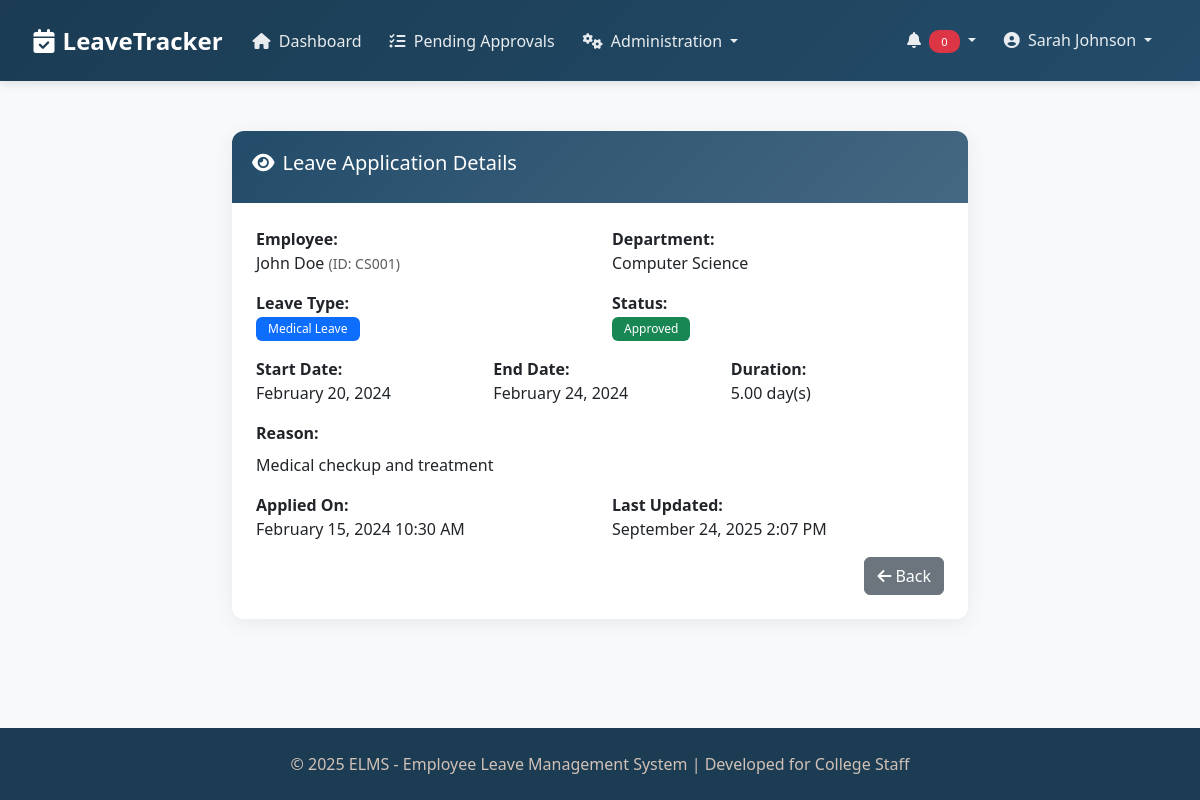
The app's page /modules/view_leave.php?id=2 (signed in) with its own data.
### tables this page shows
CREATE TABLE IF NOT EXISTS `leave_applications` (
  `id` int(11) NOT NULL AUTO_INCREMENT,
  `user_id` int(11) NOT NULL,
  `leave_type_id` int(11) NOT NULL,
  `start_date` date NOT NULL,
  `end_date` date NOT NULL,
  `days` decimal(10,2) NOT NULL,
  `reason` text NOT NULL,
  `status` enum('pending','approved','rejected','cancelled') NOT NULL DEFAULT 'pending',
  `attachment` varchar(255) DEFAULT NULL,
  `created_at` timestamp NOT NULL DEFAULT CURRENT_TIMESTAMP,
  `updated_at` timestamp NOT NULL DEFAULT CURRENT_TIMESTAMP ON UPDATE CURRENT_TIMESTAMP,
  PRIMARY KEY (`id`),
  KEY `user_id` (`user_id`),
  KEY `leave_type_id` (`leave_type_id`),
  CONSTRAINT `leave_applications_ibfk_1` FOREIGN KEY (`user_id`) REFERENCES `users` (`id`) ON DELETE CASCADE,
  CONSTRAINT `leave_applications_ibfk_2` FOREIGN KEY (`leave_type_id`) REFERENCES `leave_types` (`id`) ON DELETE CASCADE
);

CREATE TABLE IF NOT EXISTS `users` (
  `id` int(11) NOT NULL AUTO_INCREMENT,
  `employee_id` varchar(20) NOT NULL,
  `first_name` varchar(50) NOT NULL,
  `last_name` varchar(50) NOT NULL,
  `email` varchar(100) NOT NULL,
  `password` varchar(255) NOT NULL,
  `role` enum('staff','department_head','dean','principal','hr_admin') NOT NULL,
  `department_id` int(11) NOT NULL,
  `position` varchar(100) NOT NULL,
  `phone` varchar(20) DEFAULT NULL,
  `profile_image` varchar(255) DEFAULT NULL,
  `created_at` timestamp NOT NULL DEFAULT CURRENT_TIMESTAMP,
  `updated_at` timestamp NOT NULL DEFAULT CURRENT_TIMESTAMP ON UPDATE CURRENT_TIMESTAMP,
  `status` enum('active','inactive') NOT NULL DEFAULT 'active',
  PRIMARY KEY (`id`),
  UNIQUE KEY `employee_id` (`employee_id`),
  UNIQUE KEY `email` (`email`)
);

CREATE TABLE IF NOT EXISTS `departments` (
  `id` int(11) NOT NULL AUTO_INCREMENT,
  `name` varchar(100) NOT NULL,
  `code` varchar(20) NOT NULL,
  `head_id` int(11) DEFAULT NULL,
  `dean_id` int(11) DEFAULT NULL,
  `description` text,
  `created_at` timestamp NOT NULL DEFAULT CURRENT_TIMESTAMP,
  `updated_at` timestamp NOT NULL DEFAULT CURRENT_TIMESTAMP ON UPDATE CURRENT_TIMESTAMP,
  PRIMARY KEY (`id`),
  UNIQUE KEY `code` (`code`)
);

CREATE TABLE IF NOT EXISTS `leave_types` (
  `id` int(11) NOT NULL AUTO_INCREMENT,
  `name` varchar(100) NOT NULL,
  `description` text,
  `max_days` int(11) NOT NULL,
  `applicable_to` set('staff','department_head','dean','principal') NOT NULL,
  `requires_attachment` tinyint(1) NOT NULL DEFAULT '0',
  `is_paid` tinyint(1) NOT NULL DEFAULT '1',
  `accrual_rate` decimal(10,2) DEFAULT NULL COMMENT 'Days per month',
  `carry_forward` tinyint(1) NOT NULL DEFAULT '0',
  `max_carry_forward_days` int(11) DEFAULT NULL,
  `created_at` timestamp NOT NULL DEFAULT CURRENT_TIMESTAMP,
  `updated_at` timestamp NOT NULL DEFAULT CURRENT_TIMESTAMP ON UPDATE CURRENT_TIMESTAMP,
  PRIMARY KEY (`id`)
);

### modules/view_leave.php (the view, shortened to what this page needs)
<?php
require_once '../config/db.php';
$leave_id = $_GET['id'] ?? null;
$sql = "SELECT la.*, lt.name as leave_type_name,
        u.first_name, u.last_name, u.email, u.employee_id,
        d.name as department_name
        FROM leave_applications la
        JOIN leave_types lt ON la.leave_type_id = lt.id
        JOIN users u ON la.user_id = u.id
        JOIN departments d ON u.department_id = d.id
        WHERE la.id = :id";
$stmt = $conn->prepare($sql);
$stmt->bindParam(':id', $leave_id, PDO::PARAM_INT);
$stmt->execute();
$leave = $stmt->fetch();
include_once '../includes/header.php';
?>
<div class="container">
    <div class="row">
        <div class="col-md-8 mx-auto">
            <div class="card">
                <div class="card-header">
                    <h5><i class="fas fa-eye me-2"></i>Leave Application Details</h5>
                </div>
                <div class="card-body">
                    <div class="row mb-3">
                        <div class="col-md-6">
                            <strong>Employee:</strong><br>
                            <?php echo htmlspecialchars($leave['first_name'] . ' ' . $leave['last_name']); ?>
                            <?php if ($leave['employee_id']): ?>
                                <small class="text-muted">(ID: <?php echo htmlspecialchars($leave['employee_id']); ?>)</small>
                            <?php endif; ?>
                        </div>
                        <div class="col-md-6">
                            <strong>Department:</strong><br>
                            <?php echo htmlspecialchars($leave['department_name']); ?>
                        </div>
                    </div>
                    <div class="row mb-3">
                        <div class="col-md-6">
                            <strong>Leave Type:</strong><br>
                            <span class="badge bg-primary"><?php echo htmlspecialchars($leave['leave_type_name']); ?></span>
                        </div>
                        <div class="col-md-6">
                            <strong>Status:</strong><br>
                            <?php
                                $status_class = match($leave['status']) {
                                    'pending' => 'bg-warning',
                                    'approved' => 'bg-success',
                                    'rejected' => 'bg-danger',
                                    'cancelled' => 'bg-secondary',
                                    default => 'bg-info'
                                };
                            ?>
                            <span class="badge <?php echo $status_class; ?>"><?php echo ucfirst($leave['status']); ?></span>
                        </div>
                    </div>
                    <div class="row mb-3">
                        <div class="col-md-4">
                            <strong>Start Date:</strong><br>
                            <?php echo date('F d, Y', strtotime($leave['start_date'])); ?>
                        </div>
                        <div class="col-md-4">
                            <strong>End Date:</strong><br>
                            <?php echo date('F d, Y', strtotime($leave['end_date'])); ?>
                        </div>
                        <div class="col-md-4">
                            <strong>Duration:</strong><br>
                            <?php echo $leave['days']; ?> day(s)
                        </div>
                    </div>
                    <?php if ($leave['reason']): ?>
                    <div class="mb-3">
                        <strong>Reason:</strong><br>
                        <p class="mt-2"><?php echo nl2br(htmlspecialchars($leave['reason'])); ?></p>
                    </div>
                    <?php endif; ?>
                    <div class="row mb-3">
                        <div class="col-md-6">
                            <strong>Applied On:</strong><br>
                            <?php echo date('F d, Y g:i A', strtotime($leave['created_at'])); ?>
                        </div>
                        <?php if ($leave['updated_at']): ?>
                        <div class="col-md-6">
                            <strong>Last Updated:</strong><br>
                            <?php echo date('F d, Y g:i A', strtotime($leave['updated_at'])); ?>
                        </div>
                        <?php endif; ?>
                    </div>
                    <div class="text-end">
                        <button onclick="history.back()" class="btn btn-secondary">
                            <i class="fas fa-arrow-left me-1"></i>Back
                        </button>
                    </div>
                </div>
            </div>
        </div>
    </div>
</div>
<?php include_once '../includes/footer.php'; ?>

### css/style.css (style rules this page uses)
:root { --primary-dark: #1B3C53; --primary-medium: #234C6A; --primary-light: #456882; --accent-light: #D2C1B6; --white: #ffffff; --light-gray: #f8f9fa; --border-color: #e9ecef; }
html, body { height: 100%; }
body { font-family: 'Segoe UI', Tahoma, Geneva, Verdana, sans-serif; background-color: var(--light-gray); color: #333; display: flex; flex-direction: column; }
.card { border: none; border-radius: 12px; box-shadow: 0 4px 20px rgba(27, 60, 83, 0.08); transition: all 0.3s ease; background: var(--white); }
.card-header { background: linear-gradient(135deg, var(--primary-medium) 0%, var(--primary-light) 100%); color: var(--white); border-radius: 12px 12px 0 0 !important; border: none; padding: 1.25rem; font-weight: 600; }
.card-body { padding: 1.5rem; }
.badge { border-radius: 6px; padding: 6px 12px; font-weight: 500; }

### records on screen
leave_applications: user.last_name "John Doe", user.employee_id "CS001", departments.name "Computer Science", leave_type.name "Medical Leave", status "Approved", start_date "February 20, 2024", end_date "February 24, 2024", days "5.00", reason "Medical checkup and treatment", created_at "February 15, 2024 10:30 AM", updated_at "September 24, 2025 2:07 PM"

### other values on screen
$_SESSION['first_name'] . ' ' . $_SESSION['last_name'] "Sarah Johnson"
